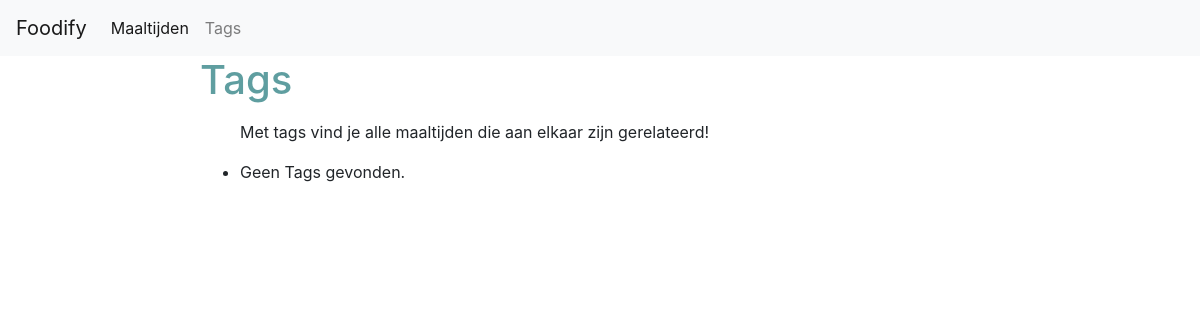
The page /tags/ on the database as committed earlier.
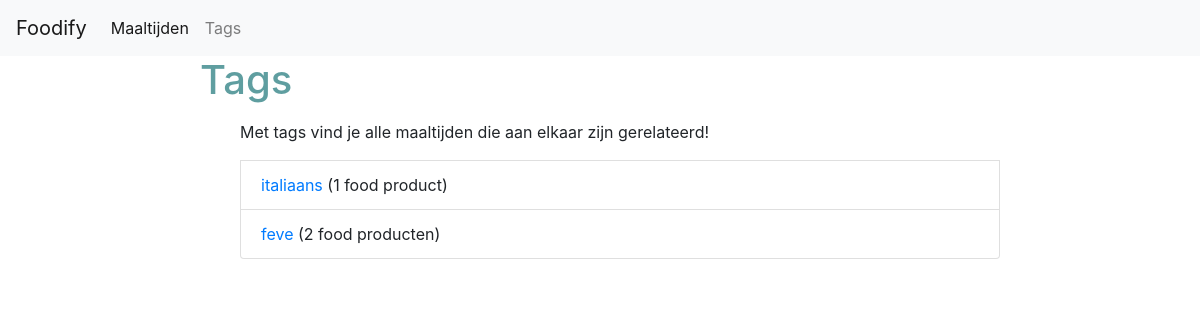
The same page on the database as committed later.
### tags/models.py (models this page shows, shortened)
class Tag(models.Model):
    title = models.CharField(max_length=120, unique=True)
    slug = models.SlugField(unique=True)
    foods = models.ManyToManyField(Food, blank=True)
    active = models.BooleanField(default=True)
    def get_absolute_url(self):
        view_name = "tags:detail"
        return reverse(view_name, kwargs={"slug": self.slug})

### tags/views.py (the view)
class TagListView(ListView):
    model = Tag
    def get_queryset(self):
        return Tag.objects.filter(active=True)

### templates/tags/tag_list.html (shortened to what this page needs)
{% extends "base.html" %}
{% block content %}
<h1>Tags</h1>
<ul>
    <p>
        Met tags vind je alle maaltijden die aan elkaar zijn gerelateerd!
    </p>
{% for instance in object_list %}
    <li class="list-group-item"><a href='{{ instance.get_absolute_url }}'>{{ instance.title }}</a> ({{ instance.foods.count }} food product{% if instance.foods.count > 1 %}en{% endif %})</li>
{% empty %}
    <li>Geen Tags gevonden.</li>
{% endfor %}
</ul>
{% endblock content %}

Rows that differ between the two databases and show on the page:
added Tag: title "italiaans", foods.count "1"
added Tag: title "feve", foods.count "2", shows "en"
Other text that changed with them:
text no longer shown: "Geen Tags gevonden."
